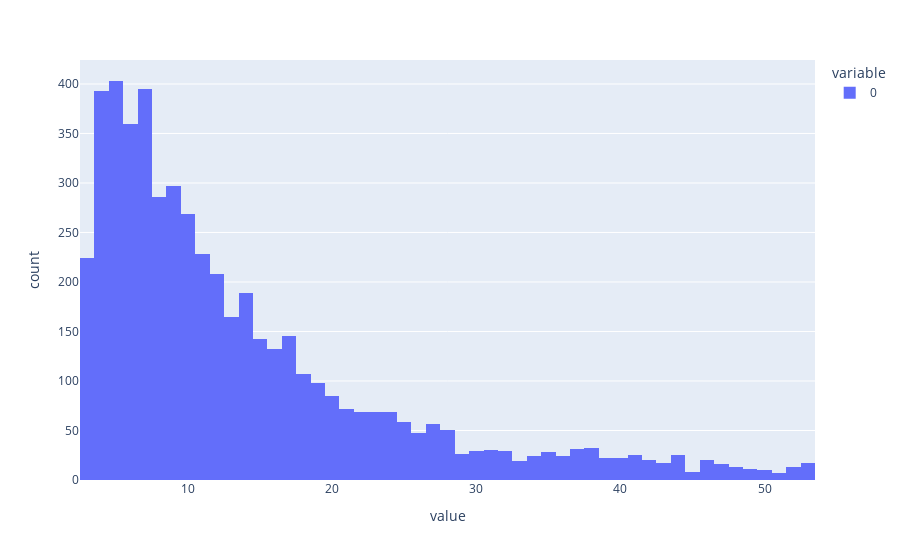

Source (notebook cell):
### Code cell
fig = px.histogram(y_train_filtered)
fig.show()

### Figure 1 — Plotly figure (JSON) as saved in the notebook; plotly's stock layout.template omitted (floating-point values rounded to 4 significant figures; data arrays with more than 128 entries replaced by an {"elided": "..."} marker saying what was removed)
{"data": [{"alignmentgroup": "True", "bingroup": "x", "hovertemplate": "variable=0<br>value=%{x}<br>count=%{y}<extra></extra>", "legendgroup": "0", "marker": {"color": "#636efa", "pattern": {"shape": ""}}, "name": "0", "offsetgroup": "0", "orientation": "v", "showlegend": true, "type": "histogram", "x": {"elided": "5137 int values"}, "xaxis": "x", "yaxis": "y"}], "layout": {"barmode": "relative", "legend": {"title": {"text": "variable"}, "tracegroupgap": 0}, "margin": {"t": 60}, "xaxis": {"anchor": "y", "domain": [0, 1], "title": {"text": "value"}}, "yaxis": {"anchor": "x", "domain": [0, 1], "title": {"text": "count"}}}}
